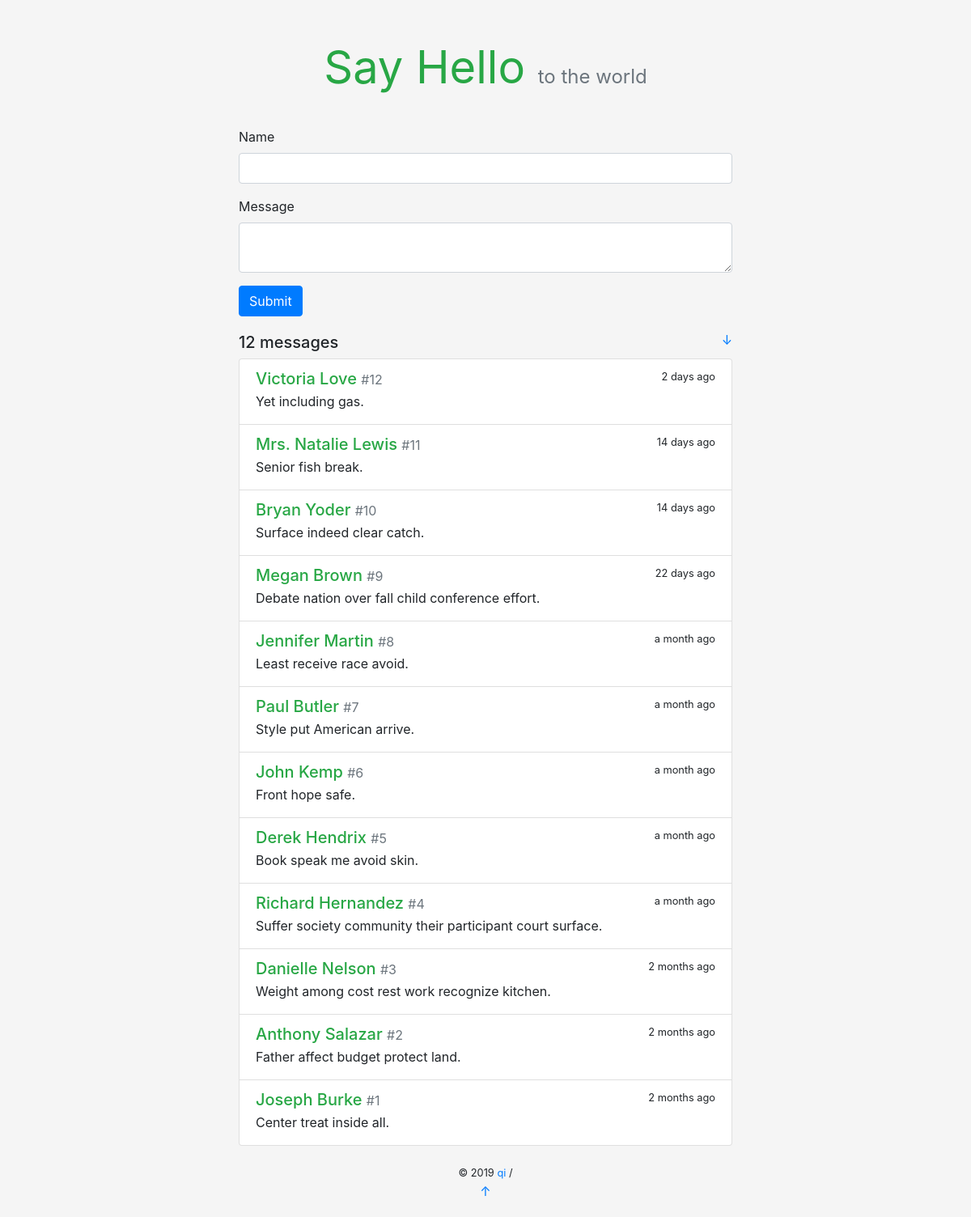
The page / on the database its author committed.
### sayhello/models.py (models this page shows)
class Message(db.Model):
    id = db.Column(db.Integer, primary_key=True)
    name = db.Column(db.String(20))
    body = db.Column(db.String(200))
    timestamp = db.Column(db.DateTime, default=datetime.utcnow, index=True)

### sayhello/views.py (the view, shortened to what this page needs)
@app.route('/', methods=['GET', 'POST'])
def index():
    messages = Message.query.order_by(Message.timestamp.desc()).all()
    form = HelloForm()
    return render_template('index.html', form=form, messages=messages)

### sayhello/forms.py
class HelloForm(FlaskForm):
    name = StringField('Name', validators=[DataRequired(), Length(1, 20)])
    body = TextAreaField('Message', validators=[DataRequired(), Length(1, 200)])
    submit = SubmitField()

### sayhello/templates/index.html
{% extends 'base.html' %}
{% from 'bootstrap/form.html' import render_form %}
{% block content %}
    <div class="hello-form">
        {{ render_form(form, action=request.full_path) }}
    </div>
    <h5>{{ messages|length }} messages
        <small class="float-right">
            <a href="#bottom" title="Go Bottom">&darr;</a>
        </small>
    </h5>
    <div class="list-group">
        {% for message in messages %}
            <a class="list-group-item list-group-item-action flex-column">
                <div class="d-flex w-100 justify-content-between">
                    <h5 class="mb-1 text-success">{{ message.name }}
                        <small class="text-muted"> #{{ loop.revindex }}</small>
                    </h5>
                    <small data-toggle="tooltip" data-placement="top"
                           data-timestamp="{{ message.timestamp.strftime('%Y-%m-%dT%H:%M:%SZ') }}"
                           data-delay="500">
                        {{ moment(message.timestamp).fromNow(refresh=True) }}
                    </small>
                </div>
                <p class="mb-1">{{ message.body }}</p>
            </a>
        {% endfor %}
    </div>
{% endblock %}

### sayhello/templates/base.html (shortened to what this page needs)
<!DOCTYPE html>
<html lang="en">
<head>
    <link rel="stylesheet" href="{{ url_for('static', filename='css/bootstrap.min.css') }}" type="text/css">
    <link rel="stylesheet" href="{{ url_for('static', filename='css/style.css') }}" type="text/css">
</head>
<body>
<main class="container">
    <header>
        <h1 class="text-center display-4">
            <a href="{{ url_for('index') }}" class="text-success"><strong>Say Hello</strong></a>
            <small class="text-muted sub-title">to the world</small>
        </h1>
    </header>
    {% block content %}{% endblock %}
    <footer class="text-center">
        {% block footer %}
            <small> &copy; 2019 <a href="https://github.com/qiminghui" title="Written by Qi">qi</a> /
            </small>
            <p><a id="bottom" href="#" title="Go Top">&uarr;</a></p>
        {% endblock %}
    </footer>
</main>
</body>
</html>

### sayhello/static/css/style.css (style rules this page uses)
body { background-color: rgb(245, 245, 245) !important; }
p { overflow-wrap: break-word; word-wrap: break-word; }
.container { max-width: 640px !important; }
.hello-form { margin-bottom: 20px; }
header { margin: 50px 0 40px 0; }
header h1 { font-size: 60px; font-weight: bold; }
.sub-title { font-size: 24px; }
header a { text-decoration: none !important; }
footer { margin: 20px; }

### rows shown on the page
Message: name "Victoria Love", timestamp "2 days ago", body "Yet including gas."
Message: name "Mrs. Natalie Lewis", timestamp "14 days ago", body "Senior fish break."
Message: name "Bryan Yoder", timestamp "14 days ago", body "Surface indeed clear catch."
Message: name "Megan Brown", timestamp "22 days ago", body "Debate nation over fall child conference effort."
Message: name "Jennifer Martin", timestamp "a month ago", body "Least receive race avoid."
Message: name "Paul Butler", timestamp "a month ago", body "Style put American arrive."
Message: name "John Kemp", timestamp "a month ago", body "Front hope safe."
Message: name "Derek Hendrix", timestamp "a month ago", body "Book speak me avoid skin."
Message: name "Richard Hernandez", timestamp "a month ago", body "Suffer society community their participant court surface."
Message: name "Danielle Nelson", timestamp "2 months ago", body "Weight among cost rest work recognize kitchen."
Message: name "Anthony Salazar", timestamp "2 months ago", body "Father affect budget protect land."
Message: name "Joseph Burke", timestamp "2 months ago", body "Center treat inside all."

### other values the page prints
{{ messages|length }} "12"
